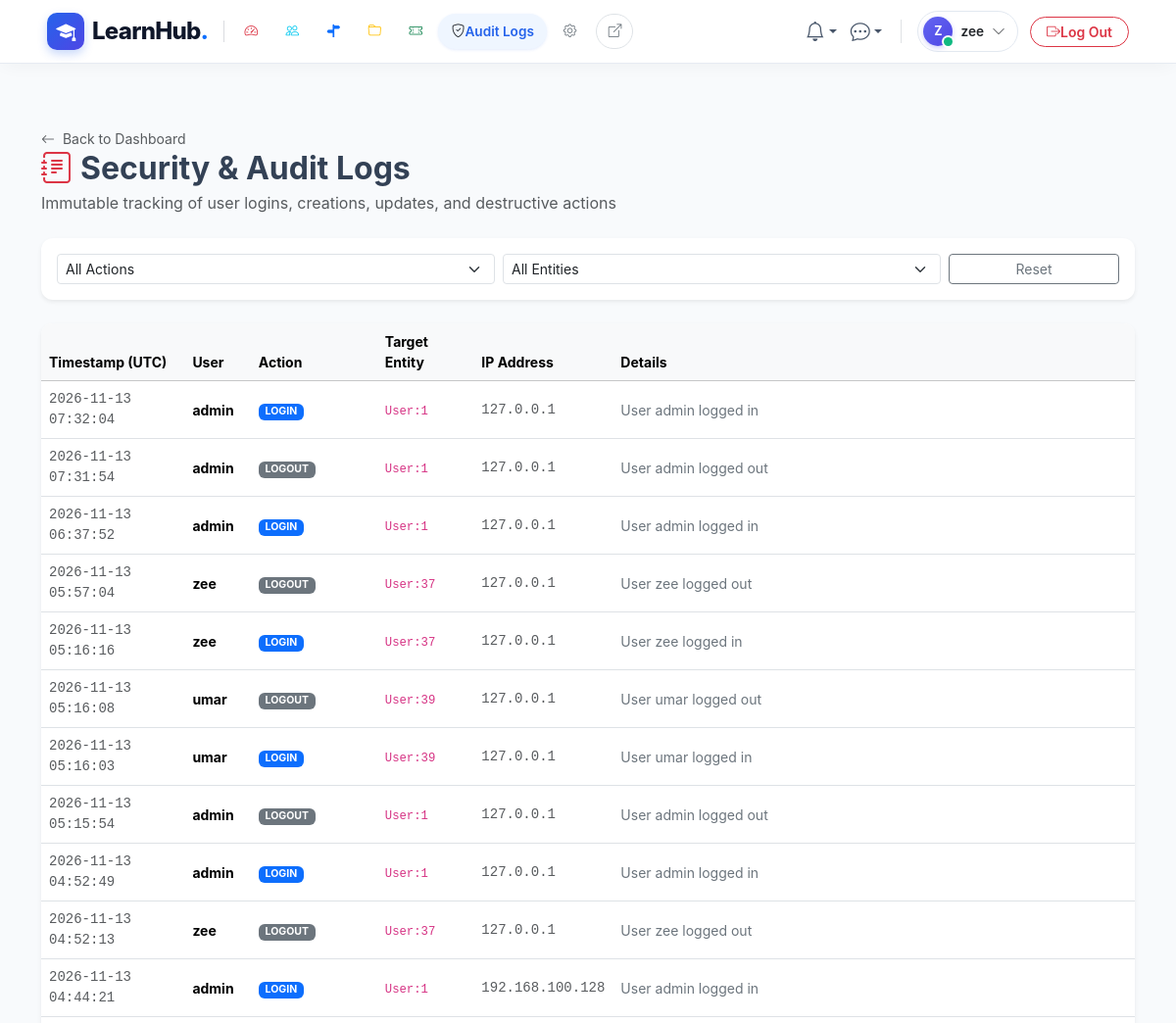
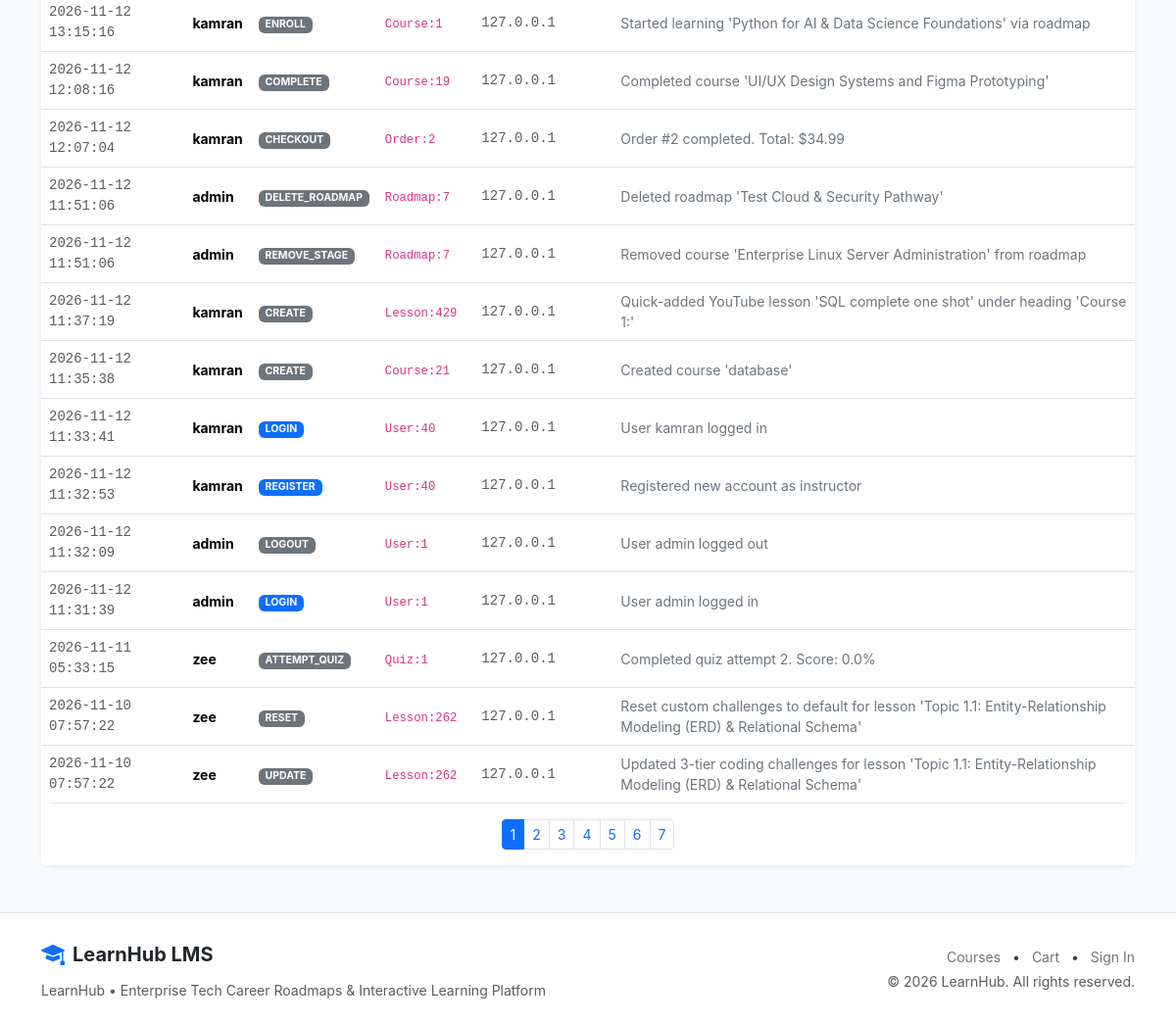
The page /admin/audit (signed in) on the database its author committed (2 pictures, top to bottom).
### app/models/users.py (models this page shows, shortened)
class User(UserMixin, db.Model):
    __tablename__ = 'users'
    id = db.Column(db.Integer, primary_key=True)
    email = db.Column(db.String(120), unique=True, nullable=False, index=True)
    username = db.Column(db.String(80), unique=True, nullable=False, index=True)
    password_hash = db.Column(db.String(255), nullable=False)
    role_id = db.Column(db.Integer, db.ForeignKey('roles.id'), nullable=False)
    is_active = db.Column(db.Boolean, default=True, nullable=False)
    last_login = db.Column(db.DateTime, nullable=True)
    created_at = db.Column(db.DateTime, default=utcnow, nullable=False)
    role = db.relationship('Role', back_populates='users', lazy='joined')
    profile = db.relationship('UserProfile', back_populates='user', uselist=False, cascade='all, delete-orphan', lazy='joined')
    notifications = db.relationship('Notification', back_populates='user', cascade='all, delete-orphan', lazy='select', order_by='Notification.created_at.desc()')
    enrollments = db.relationship('Enrollment', back_populates='user', lazy='select')
    orders = db.relationship('Order', back_populates='user', lazy='select')
    course_instructors = db.relationship('CourseInstructor', back_populates='user', lazy='select')
    created_courses = db.relationship('Course', back_populates='creator', foreign_keys='Course.created_by', lazy='select')
    wishlists = db.relationship('Wishlist', back_populates='user', cascade='all, delete-orphan', lazy='select')
    quiz_attempts = db.relationship('QuizAttempt', back_populates='user', lazy='select')
    submissions = db.relationship('Submission', back_populates='user', lazy='select')
    forum_threads = db.relationship('ForumThread', back_populates='author', lazy='select')
    forum_posts = db.relationship('ForumPost', back_populates='author', lazy='select')
    post_likes = db.relationship('PostLike', back_populates='user', cascade='all, delete-orphan', lazy='select')
    sent_messages = db.relationship('Message', back_populates='sender', foreign_keys='Message.sender_id', lazy='select')
    received_messages = db.relationship('Message', back_populates='recipient', foreign_keys='Message.recipient_id', lazy='select')
    user_badges = db.relationship('UserBadge', back_populates='user', cascade='all, delete-orphan', lazy='select')
    reviews = db.relationship('Review', back_populates='user', lazy='select')
    audit_logs = db.relationship('AuditLog', back_populates='user', lazy='select')
    def has_role(self, role_name: str) -> bool:
        return bool(self.role and self.role.name.lower() == role_name.lower())
    @property
    def is_admin(self) -> bool:
        return self.has_role('admin')
    @property
    def is_instructor(self) -> bool:
        return self.has_role('instructor')

### app/models/admin.py (models this page shows, shortened)
class AuditLog(db.Model):
    __tablename__ = 'audit_logs'
    id = db.Column(db.Integer, primary_key=True)
    user_id = db.Column(db.Integer, db.ForeignKey('users.id', ondelete='SET NULL'), nullable=True, index=True)
    action = db.Column(db.String(50), nullable=False, index=True)  # create, update, delete, login, logout
    entity_type = db.Column(db.String(50), nullable=False, index=True)  # User, Course, Quiz, Assignment, etc.
    entity_id = db.Column(db.Integer, nullable=True)
    details = db.Column(db.Text, nullable=True)
    ip_address = db.Column(db.String(45), nullable=True)
    created_at = db.Column(db.DateTime, default=utcnow, nullable=False, index=True)
    user = db.relationship('User', back_populates='audit_logs')

### app/blueprints/admin/routes.py (the view)
@admin_bp.route('/audit')
def audit_logs():
    page = request.args.get('page', 1, type=int)
    action_filter = request.args.get('action', '').strip()
    entity_filter = request.args.get('entity', '').strip()
    query = AuditLog.query
    if action_filter:
        query = query.filter_by(action=action_filter)
    if entity_filter:
        query = query.filter_by(entity_type=entity_filter)
    logs = query.order_by(AuditLog.created_at.desc()).paginate(page=page, per_page=25, error_out=False)
    actions = [r[0] for r in db.session.query(AuditLog.action).distinct().all()]
    entities = [r[0] for r in db.session.query(AuditLog.entity_type).distinct().all()]
    return render_template(
        'admin/audit.html',
        logs=logs,
        actions=actions,
        entities=entities,
        selected_action=action_filter,
        selected_entity=entity_filter
    )

### app/templates/admin/audit.html (shortened to what this page needs)
{% extends 'base.html' %}
{% block content %}
<div class="container py-4">
  <div class="d-flex justify-content-between align-items-center mb-4">
    <div>
      <a href="{{ url_for('admin.dashboard') }}" class="text-muted small text-decoration-none">
        <i class="bi bi-arrow-left me-1"></i> Back to Dashboard
      </a>
      <h2 class="fw-bold mb-1"><i class="bi bi-journal-text text-danger me-2"></i>Security & Audit Logs</h2>
      <p class="text-muted mb-0">Immutable tracking of user logins, creations, updates, and destructive actions</p>
    </div>
  </div>
  <div class="card shadow-sm border-0 mb-4 p-3">
    <form method="GET" class="row g-2 align-items-center">
      <div class="col-md-5">
        <select name="action" class="form-select form-select-sm" onchange="this.form.submit()">
          <option value="">All Actions</option>
        </select>
      </div>
      <div class="col-md-5">
        <select name="entity" class="form-select form-select-sm" onchange="this.form.submit()">
          <option value="">All Entities</option>
        </select>
      </div>
      <div class="col-md-2">
        <a href="{{ url_for('admin.audit_logs') }}" class="btn btn-outline-secondary btn-sm w-100">Reset</a>
      </div>
    </form>
  </div>
  <div class="card shadow-sm border-0">
    <div class="table-responsive">
      <table class="table table-hover align-middle mb-0 small">
        <thead class="table-light">
          <tr>
            <th>Timestamp (UTC)</th>
            <th>User</th>
            <th>Action</th>
            <th>Target Entity</th>
            <th>IP Address</th>
            <th>Details</th>
          </tr>
        </thead>
        <tbody>
          {% for log in logs.items %}
            <tr>
              <td class="text-muted font-monospace">{{ log.created_at.strftime('%Y-%m-%d %H:%M:%S') }}</td>
              <td>
                {% if log.user %}
                  <strong>{{ log.user.username }}</strong>
                {% else %}
                  <span class="text-muted">System / Anonymous</span>
                {% endif %}
              </td>
              <td>
                <span class="badge {% if log.action in ('delete', 'toggle_active') %}bg-danger{% elif log.action in ('login', 'register') %}bg-primary{% else %}bg-secondary{% endif %} text-uppercase">
                  {{ log.action }}
                </span>
              </td>
              <td><code>{{ log.entity_type }}{% if log.entity_id %}:{{ log.entity_id }}{% endif %}</code></td>
              <td class="font-monospace text-muted">{{ log.ip_address or '127.0.0.1' }}</td>
              <td class="text-secondary">{{ log.details or '-' }}</td>
            </tr>
          {% else %}
            <tr><td colspan="6" class="text-center py-4 text-muted">No audit logs matching criteria.</td></tr>
          {% endfor %}
        </tbody>
      </table>
    </div>
    {% if logs.pages > 1 %}
      <div class="card-footer bg-white border-0 py-3">
        <ul class="pagination pagination-sm justify-content-center mb-0">
          {% for p in logs.iter_pages() %}
            {% if p %}
              <li class="page-item {% if p == logs.page %}active{% endif %}">
                <a class="page-link" href="{{ url_for('admin.audit_logs', page=p, action=selected_action, entity=selected_entity) }}">{{ p }}</a>
              </li>
            {% endif %}
          {% endfor %}
        </ul>
      </div>
    {% endif %}
  </div>
</div>
{% endblock %}

### app/templates/partials/navbar.html (shortened to what this page needs)
{% set is_preview = is_preview if is_preview is defined else (True if (request.args.get('preview') == '1' or session.get('live_preview')) and request.blueprint != 'admin' else False) %}
{% set preview_qs = preview_qs if preview_qs is defined else ('?preview=1' if is_preview else '') %}
{% set is_admin_panel = (request.blueprint == 'admin') %}
{% set is_user_logged_in = current_user.is_authenticated and not (is_preview and not is_admin_panel) %}
{% set is_admin_user = current_user.is_authenticated and current_user.is_admin and not (is_preview and not is_admin_panel) %}
<nav class="navbar navbar-expand-lg navbar-glass sticky-top py-2">
  <div class="container-fluid px-xl-5 px-lg-4 px-3">
    <a class="navbar-brand d-flex align-items-center gap-2 text-decoration-none me-2" href="{{ url_for('admin.dashboard') if (is_admin_panel or is_admin_user) else (url_for('catalog.home') ~ preview_qs) }}">
      <div class="brand-logo-squircle">
        <i class="bi bi-mortarboard-fill"></i>
      </div>
      <span class="fs-4 brand-text leading-none">LearnHub<span class="text-primary">.</span></span>
    </a>
    <div class="offcanvas-lg offcanvas-start flex-grow-1" tabindex="-1" id="navbarOffcanvas" aria-labelledby="navbarOffcanvasLabel">
      <div class="offcanvas-body d-flex flex-column flex-lg-row align-items-lg-center justify-content-between p-3 p-lg-0 w-100">
        <ul class="navbar-nav me-auto mb-2 mb-lg-0 align-items-lg-center gap-1 flex-lg-nowrap d-none d-lg-flex">
          {% if is_admin_panel %}
            {% set is_dash_active = (request.endpoint == 'admin.dashboard') %}
            {% set is_users_active = (request.endpoint and ('user' in request.endpoint or 'role' in request.endpoint)) %}
            {% set is_roadmaps_active = (request.endpoint and 'roadmap' in request.endpoint) %}
            {% set is_cat_active = (request.endpoint and ('categor' in request.endpoint or 'department' in request.endpoint or 'tag' in request.endpoint)) %}
            {% set is_coupons_active = (request.endpoint and 'coupon' in request.endpoint) %}
            {% set is_audit_active = (request.endpoint and 'audit' in request.endpoint) %}
            {% set is_settings_active = (request.endpoint and ('setting' in request.endpoint or 'badge' in request.endpoint)) %}
            <li class="nav-item">
              <a class="nav-link admin-nav-item {% if is_dash_active %}active{% endif %}" href="{{ url_for('admin.dashboard') }}" title="Dashboard">
                <i class="bi bi-speedometer2 text-danger {% if is_dash_active %}me-1.5{% endif %}"></i>
              </a>
            </li>
            <li class="nav-item">
              <a class="nav-link admin-nav-item {% if is_users_active %}active{% endif %}" href="{{ url_for('admin.users_list') }}" title="Users & Roles">
                <i class="bi bi-people text-info {% if is_users_active %}me-1.5{% endif %}"></i>
              </a>
            </li>
            <li class="nav-item">
              <a class="nav-link admin-nav-item {% if is_roadmaps_active %}active{% endif %}" href="{{ url_for('admin.roadmaps') }}" title="Career Roadmaps">
                <i class="bi bi-signpost-split-fill text-primary {% if is_roadmaps_active %}me-1.5{% endif %}"></i>
              </a>
            </li>
            <li class="nav-item">
              <a class="nav-link admin-nav-item {% if is_cat_active %}active{% endif %}" href="{{ url_for('admin.categories') }}" title="Categories & Taxonomy">
                <i class="bi bi-folder text-warning {% if is_cat_active %}me-1.5{% endif %}"></i>
              </a>
            </li>
            <li class="nav-item">
              <a class="nav-link admin-nav-item {% if is_coupons_active %}active{% endif %}" href="{{ url_for('admin.coupons') }}" title="Promo Coupons">
                <i class="bi bi-ticket-perforated text-success {% if is_coupons_active %}me-1.5{% endif %}"></i>
              </a>
            </li>
            <li class="nav-item">
              <a class="nav-link admin-nav-item {% if is_audit_active %}active{% endif %}" href="{{ url_for('admin.audit_logs') }}" title="Security Audit Logs">
                <i class="bi bi-shield-check text-dark {% if is_audit_active %}me-1.5{% endif %}"></i>
                {% if is_audit_active %}<span>Audit Logs</span>{% endif %}
              </a>
            </li>
            <li class="nav-item">
              <a class="nav-link admin-nav-item {% if is_settings_active %}active{% endif %}" href="{{ url_for('admin.settings') }}" title="System Settings">
                <i class="bi bi-gear text-secondary {% if is_settings_active %}me-1.5{% endif %}"></i>
              </a>
            </li>
            <li class="nav-item ms-1">
              <a class="nav-link admin-nav-item text-secondary border" href="{{ url_for('catalog.home', preview=1) }}" target="_blank" title="View Live Website">
                <i class="bi bi-box-arrow-up-right"></i>
              </a>
            </li>
          {% endif %}
        </ul>
        <ul class="navbar-nav ms-auto mb-2 mb-lg-0 align-items-center gap-2 flex-nowrap justify-content-end d-none d-lg-flex">
          {% if is_user_logged_in %}
            <li class="nav-item dropdown">
              <a class="btn-nav-icon position-relative text-decoration-none dropdown-toggle border-0" href="#" id="navNotifDropdown" role="button" data-bs-toggle="dropdown" aria-expanded="false" title="Notifications">
                <i class="bi bi-bell fs-5"></i>
              </a>
            </li>
            <li class="nav-item dropdown">
              <a class="btn-nav-icon position-relative text-decoration-none dropdown-toggle border-0" href="#" id="navMsgDropdown" role="button" data-bs-toggle="dropdown" aria-expanded="false" title="Direct Messages">
                <i class="bi bi-chat-dots fs-5"></i>
              </a>
            </li>
            <li class="nav-item dropdown">
              <a class="user-profile-pill d-flex align-items-center gap-2 text-decoration-none" href="#" role="button" data-bs-toggle="dropdown" aria-expanded="false">
                <div class="position-relative">
                  <div class="avatar-nav-circle">
                    {{ (current_user.username[0]|upper) if current_user.username else 'U' }}
                  </div>
                  <span class="online-dot"></span>
                </div>
                <span class="fw-semibold text-dark user-name-label">{{ current_user.username }}</span>
                <i class="bi bi-chevron-down text-muted small ms-0.5"></i>
              </a>
            </li>
            {% if is_admin_panel or is_admin_user %}
              <li class="nav-item ms-1">
                <form action="{{ url_for('auth.logout') }}" method="POST" class="m-0">
                  <button type="submit" class="btn btn-outline-danger btn-sm rounded-pill px-3 py-1 fw-semibold d-flex align-items-center gap-1.5" title="Sign out of LearnHub">
                    <i class="bi bi-box-arrow-right"></i>
                    <span>Log Out</span>
                  </button>
                </form>
              </li>
            {% endif %}
          {% endif %}
        </ul>
      </div>
    </div>
  </div>
</nav>

### rows shown on the page
User: username "Z", username "zee"
AuditLog: created_at "2026-11-13 07:32:04", user.username "admin", action "LOGIN", entity_type "User", entity_id "1", ip_address "127.0.0.1", details "User admin logged in"
AuditLog: created_at "2026-11-13 07:31:54", user.username "admin", action "LOGOUT", entity_type "User", entity_id "1", ip_address "127.0.0.1", details "User admin logged out"
AuditLog: created_at "2026-11-13 06:37:52", user.username "admin", action "LOGIN", entity_type "User", entity_id "1", ip_address "127.0.0.1", details "User admin logged in"
AuditLog: created_at "2026-11-13 05:57:04", user.username "zee", action "LOGOUT", entity_type "User", entity_id "37", ip_address "127.0.0.1", details "User zee logged out"
AuditLog: created_at "2026-11-13 05:16:16", user.username "zee", action "LOGIN", entity_type "User", entity_id "37", ip_address "127.0.0.1", details "User zee logged in"
AuditLog: created_at "2026-11-13 05:16:08", user.username "umar", action "LOGOUT", entity_type "User", entity_id "39", ip_address "127.0.0.1", details "User umar logged out"
AuditLog: created_at "2026-11-13 05:16:03", user.username "umar", action "LOGIN", entity_type "User", entity_id "39", ip_address "127.0.0.1", details "User umar logged in"
AuditLog: created_at "2026-11-13 05:15:54", user.username "admin", action "LOGOUT", entity_type "User", entity_id "1", ip_address "127.0.0.1", details "User admin logged out"
AuditLog: created_at "2026-11-13 04:52:49", user.username "admin", action "LOGIN", entity_type "User", entity_id "1", ip_address "127.0.0.1", details "User admin logged in"
AuditLog: created_at "2026-11-13 04:52:13", user.username "zee", action "LOGOUT", entity_type "User", entity_id "37", ip_address "127.0.0.1", details "User zee logged out"
AuditLog: created_at "2026-11-13 04:44:21", user.username "admin", action "LOGIN", entity_type "User", entity_id "1", ip_address "192.168.100.128", details "User admin logged in"
AuditLog: created_at "2026-11-12 13:15:16", user.username "kamran", action "ENROLL", entity_type "Course", entity_id "1", ip_address "127.0.0.1", details "Started learning 'Python for AI & Data Science Foundations' via roadmap"
AuditLog: created_at "2026-11-12 12:08:16", user.username "kamran", action "COMPLETE", entity_type "Course", entity_id "19", ip_address "127.0.0.1", details "Completed course 'UI/UX Design Systems and Figma Prototyping'"
AuditLog: created_at "2026-11-12 12:07:04", user.username "kamran", action "CHECKOUT", entity_type "Order", entity_id "2", ip_address "127.0.0.1", details "Order #2 completed. Total: $34.99"
AuditLog: created_at "2026-11-12 11:51:06", user.username "admin", action "DELETE_ROADMAP", entity_type "Roadmap", entity_id "7", ip_address "127.0.0.1", details "Deleted roadmap 'Test Cloud & Security Pathway'"
AuditLog: created_at "2026-11-12 11:51:06", user.username "admin", action "REMOVE_STAGE", entity_type "Roadmap", entity_id "7", ip_address "127.0.0.1", details "Removed course 'Enterprise Linux Server Administration' from roadmap"
AuditLog: created_at "2026-11-12 11:37:19", user.username "kamran", action "CREATE", entity_type "Lesson", entity_id "429", ip_address "127.0.0.1", details "Quick-added YouTube lesson 'SQL complete one shot' under heading 'Course 1:'"
AuditLog: created_at "2026-11-12 11:35:38", user.username "kamran", action "CREATE", entity_type "Course", entity_id "21", ip_address "127.0.0.1", details "Created course 'database'"
AuditLog: created_at "2026-11-12 11:33:41", user.username "kamran", action "LOGIN", entity_type "User", entity_id "40", ip_address "127.0.0.1", details "User kamran logged in"
AuditLog: created_at "2026-11-12 11:32:53", user.username "kamran", action "REGISTER", entity_type "User", entity_id "40", ip_address "127.0.0.1", details "Registered new account as instructor"
AuditLog: created_at "2026-11-12 11:32:09", user.username "admin", action "LOGOUT", entity_type "User", entity_id "1", ip_address "127.0.0.1", details "User admin logged out"
AuditLog: created_at "2026-11-12 11:31:39", user.username "admin", action "LOGIN", entity_type "User", entity_id "1", ip_address "127.0.0.1", details "User admin logged in"
AuditLog: created_at "2026-11-11 05:33:15", user.username "zee", action "ATTEMPT_QUIZ", entity_type "Quiz", entity_id "1", ip_address "127.0.0.1", details "Completed quiz attempt 2. Score: 0.0%"
AuditLog: created_at "2026-11-10 07:57:22", user.username "zee", action "RESET", entity_type "Lesson", entity_id "262", ip_address "127.0.0.1", details "Reset custom challenges to default for lesson 'Topic 1.1: Entity-Relationship Modeling (ERD) & Relational Schema'"
AuditLog: created_at "2026-11-10 07:57:22", user.username "zee", action "UPDATE", entity_type "Lesson", entity_id "262", ip_address "127.0.0.1", details "Updated 3-tier coding challenges for lesson 'Topic 1.1: Entity-Relationship Modeling (ERD) & Relational Schema'"

### other values the page prints
{{ p }} "1" "2" "3" "4" "5" "6" "7"
